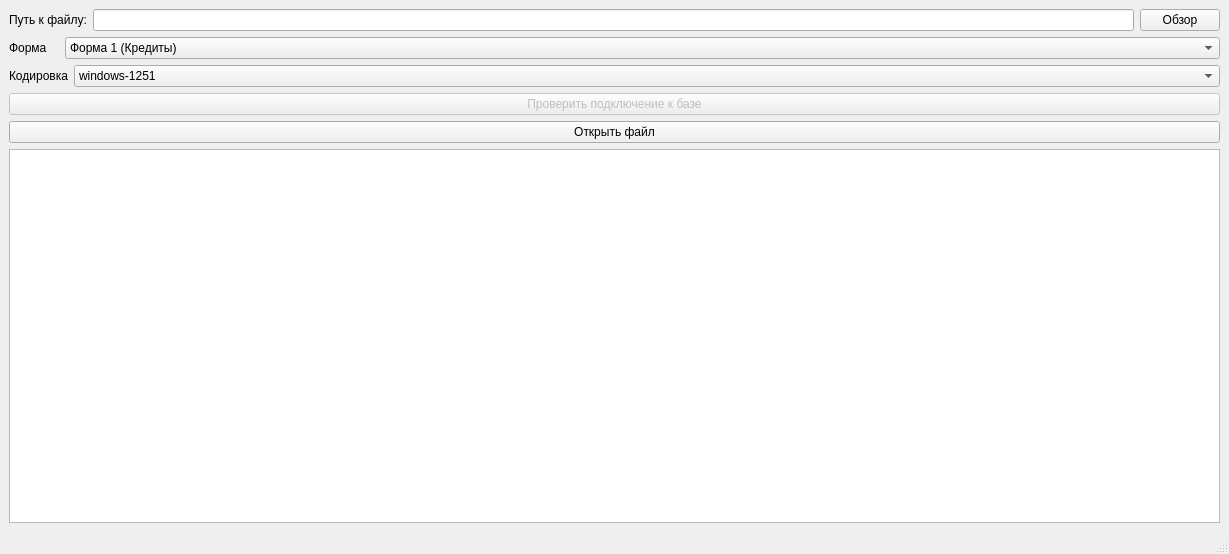
<?xml version="1.0" encoding="UTF-8"?>
<ui version="4.0">
 <class>MainWindow</class>
 <widget class="QMainWindow" name="MainWindow">
  <property name="geometry">
   <rect>
    <x>0</x>
    <y>0</y>
    <width>1229</width>
    <height>554</height>
   </rect>
  </property>
  <property name="windowTitle">
   <string>Парсер-Перекодировщик (Практическая ИВМО-04-20)</string>
  </property>
  <widget class="QWidget" name="centralwidget">
   <layout class="QHBoxLayout" name="horizontalLayout_4">
    <item>
     <layout class="QVBoxLayout" name="verticalLayout_2">
      <item>
       <layout class="QHBoxLayout" name="horizontalLayout_3">
        <item>
         <widget class="QLabel" name="label">
          <property name="text">
           <string>Путь к файлу:</string>
          </property>
         </widget>
        </item>
        <item>
         <widget class="QLineEdit" name="le_browse"/>
        </item>
        <item>
         <widget class="QPushButton" name="btn_browse">
          <property name="text">
           <string>Обзор</string>
          </property>
         </widget>
        </item>
       </layout>
      </item>
      <item>
       <layout class="QVBoxLayout" name="verticalLayout">
        <item>
         <layout class="QHBoxLayout" name="horizontalLayout">
          <item>
           <widget class="QLabel" name="label_3">
            <property name="sizePolicy">
             <sizepolicy hsizetype="Fixed" vsizetype="Preferred">
              <horstretch>0</horstretch>
              <verstretch>0</verstretch>
             </sizepolicy>
            </property>
            <property name="minimumSize">
             <size>
              <width>50</width>
              <height>0</height>
             </size>
            </property>
            <property name="text">
             <string>Форма</string>
            </property>
           </widget>
          </item>
          <item>
           <widget class="QComboBox" name="cb_parseType">
            <item>
             <property name="text">
              <string>Форма 1 (Кредиты)</string>
             </property>
            </item>
            <item>
             <property name="text">
              <string>Форма 2 (РСБУ)</string>
             </property>
            </item>
           </widget>
          </item>
         </layout>
        </item>
        <item>
         <layout class="QHBoxLayout" name="horizontalLayout_2">
          <item>
           <widget class="QLabel" name="label_2">
            <property name="sizePolicy">
             <sizepolicy hsizetype="Fixed" vsizetype="Preferred">
              <horstretch>0</horstretch>
              <verstretch>0</verstretch>
             </sizepolicy>
            </property>
            <property name="minimumSize">
             <size>
              <width>50</width>
              <height>0</height>
             </size>
            </property>
            <property name="text">
             <string>Кодировка</string>
            </property>
           </widget>
          </item>
          <item>
           <widget class="QComboBox" name="cb_codec">
            <item>
             <property name="text">
              <string>windows-1251</string>
             </property>
            </item>
            <item>
             <property name="text">
              <string>UTF-8</string>
             </property>
            </item>
            <item>
             <property name="text">
              <string>IBM866</string>
             </property>
            </item>
           </widget>
          </item>
         </layout>
        </item>
        <item>
         <widget class="QPushButton" name="btn_check">
          <property name="enabled">
           <bool>false</bool>
          </property>
          <property name="text">
           <string>Проверить подключение к базе</string>
          </property>
         </widget>
        </item>
        <item>
         <widget class="QPushButton" name="btn_parse">
          <property name="text">
           <string>Открыть файл</string>
          </property>
         </widget>
        </item>
       </layout>
      </item>
      <item>
       <widget class="QTextEdit" name="te_dbError"/>
      </item>
     </layout>
    </item>
    <item>
     <layout class="QVBoxLayout" name="verticalLayout_3"/>
    </item>
   </layout>
  </widget>
  <widget class="QMenuBar" name="menubar">
   <property name="geometry">
    <rect>
     <x>0</x>
     <y>0</y>
     <width>1229</width>
     <height>17</height>
    </rect>
   </property>
  </widget>
  <widget class="QStatusBar" name="statusbar"/>
 </widget>
 <resources/>
 <connections/>
</ui>
